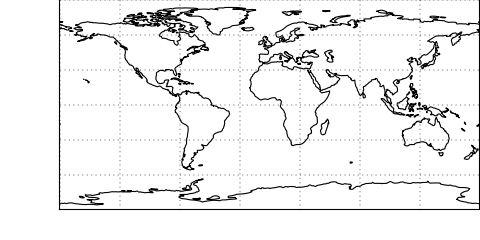

Reproduce this figure in Python.
import matplotlib.pyplot as plt
import cartopy.crs as ccrs

plt.figure(figsize=(6, 3))
delta = 0.125
ax = plt.axes([0+delta, 0+delta, 1-delta, 1-delta], projection=ccrs.PlateCarree())
#ax.set_global()
ax.coastlines()
ax.gridlines()
